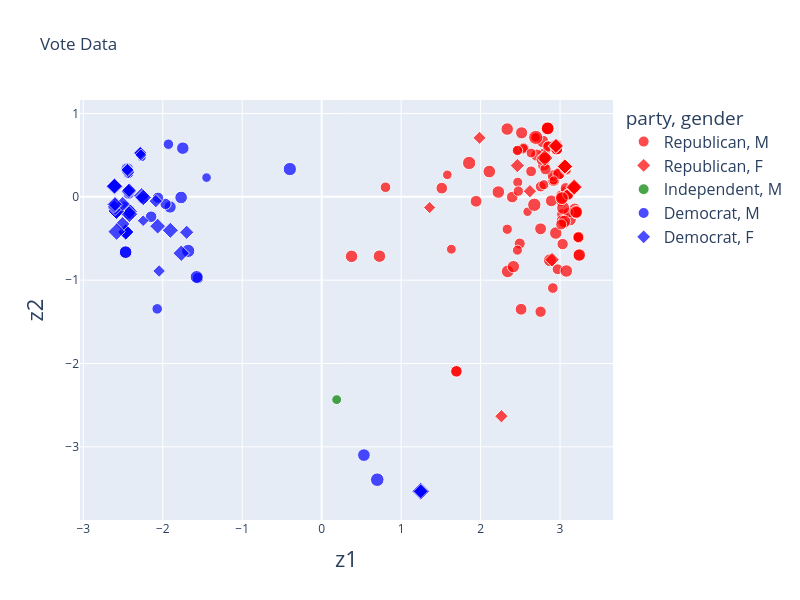

Write notebook code for a chart like this one.
### Markdown cell above
Then we can visualize this data all at once.

### Code cell
fig = px.scatter(vote_2d, x='z1', y='z2', color='party', symbol="gender", size='age',
           title='Vote Data', width=800, height=600, size_max=10,
           opacity = 0.7,
           color_discrete_map={'Democrat':'blue', 'Republican':'red', "Independent": "green"},
           hover_data=['first', 'last', 'state', 'party', 'gender', 'age'],
           render_mode="svg")

# Increase axis title size
fig.update_layout(
  xaxis_title=dict(font=dict(size=22)),
  yaxis_title=dict(font=dict(size=22))
)

# Increase legend text size
fig.update_layout(legend=dict(font=dict(size=16)))

### Figure 1 — Plotly figure (JSON) as saved in the notebook; plotly's stock layout.template omitted (floating-point values rounded to 4 significant figures; data arrays with more than 128 entries replaced by an {"elided": "..."} marker saying what was removed)
{"data": [{"customdata": {"elided": "184x6 mixed values"}, "hovertemplate": "party=%{customdata[3]}<br>gender=%{customdata[4]}<br>z1=%{x}<br>z2=%{y}<br>age=%{customdata[5]}<br>first=%{customdata[0]}<br>last=%{customdata[1]}<br>state=%{customdata[2]}<extra></extra>", "legendgroup": "Republican, M", "marker": {"color": "red", "opacity": 0.7, "size": {"elided": "184 int values"}, "sizemode": "area", "sizeref": 0.91, "symbol": "circle"}, "mode": "markers", "name": "Republican, M", "orientation": "v", "showlegend": true, "type": "scatter", "x": {"elided": "184 float values"}, "xaxis": "x", "y": {"elided": "184 float values"}, "yaxis": "y"}, {"customdata": [["Susan", "Brooks", "IN", "Republican", "F", 64], ["Liz", "Cheney", "WY", "Republican", "F", 58], ["Virginia", "Foxx", "NC", "Republican", "F", 81], ["Kay", "Granger", "TX", "Republican", "F", 81], ["Jenniffer", "González-Colón", "PR", "Republican", "F", 48], ["Vicky", "Hartzler", "MO", "Republican", "F", 64], ["Jaime", "Herrera Beutler", "WA", "Republican", "F", 46], ["Debbie", "Lesko", "AZ", "Republican", "F", 66], ["Cathy", "McMorris Rodgers", "WA", "Republican", "F", 55], ["Carol", "Miller", "WV", "Republican", "F", 74], ["Martha", "Roby", "AL", "Republican", "F", 48], ["Aumua", "Amata", "AS", "Republican", "F", 77], ["Elise", "Stefanik", "NY", "Republican", "F", 40], ["Ann", "Wagner", "MO", "Republican", "F", 62], ["Jackie", "Walorski", "IN", "Republican", "F", 61]], "hovertemplate": "party=%{customdata[3]}<br>gender=%{customdata[4]}<br>z1=%{x}<br>z2=%{y}<br>age=%{customdata[5]}<br>first=%{customdata[0]}<br>last=%{customdata[1]}<br>state=%{customdata[2]}<extra></extra>", "legendgroup": "Republican, F", "marker": {"color": "red", "opacity": 0.7, "size": [64, 58, 81, 81, 48, 64, 46, 66, 55, 74, 48, 77, 40, 62, 61], "sizemode": "area", "sizeref": 0.91, "symbol": "diamond"}, "mode": "markers", "name": "Republican, F", "orientation": "v", "showlegend": true, "type": "scatter", "x": [2.948, 2.899, 3.177, 3.061, 2.262, 3.061, 1.986, 3.177, 2.462, 2.807, 2.621, 1.247, 1.358, 3.061, 2.948], "xaxis": "x", "y": [0.6103, -0.7543, 0.1164, 0.3642, -2.632, 0.3642, 0.7084, 0.1164, 0.3749, 0.467, 0.06785, -3.533, -0.1287, 0.3642, 0.6103], "yaxis": "y"}, {"customdata": [["Justin", "Amash", "MI", "Independent", "M", 44]], "hovertemplate": "party=%{customdata[3]}<br>gender=%{customdata[4]}<br>z1=%{x}<br>z2=%{y}<br>age=%{customdata[5]}<br>first=%{customdata[0]}<br>last=%{customdata[1]}<br>state=%{customdata[2]}<extra></extra>", "legendgroup": "Independent, M", "marker": {"color": "green", "opacity": 0.7, "size": [44], "sizemode": "area", "sizeref": 0.91, "symbol": "circle"}, "mode": "markers", "name": "Independent, M", "orientation": "v", "showlegend": true, "type": "scatter", "x": [0.1889], "xaxis": "x", "y": [-2.434], "yaxis": "y"}, {"customdata": {"elided": "148x6 mixed values"}, "hovertemplate": "party=%{customdata[3]}<br>gender=%{customdata[4]}<br>z1=%{x}<br>z2=%{y}<br>age=%{customdata[5]}<br>first=%{customdata[0]}<br>last=%{customdata[1]}<br>state=%{customdata[2]}<extra></extra>", "legendgroup": "Democrat, M", "marker": {"color": "blue", "opacity": 0.7, "size": {"elided": "148 int values"}, "sizemode": "area", "sizeref": 0.91, "symbol": "circle"}, "mode": "markers", "name": "Democrat, M", "orientation": "v", "showlegend": true, "type": "scatter", "x": {"elided": "148 float values"}, "xaxis": "x", "y": {"elided": "148 float values"}, "yaxis": "y"}, {"customdata": {"elided": "91x6 mixed values"}, "hovertemplate": "party=%{customdata[3]}<br>gender=%{customdata[4]}<br>z1=%{x}<br>z2=%{y}<br>age=%{customdata[5]}<br>first=%{customdata[0]}<br>last=%{customdata[1]}<br>state=%{customdata[2]}<extra></extra>", "legendgroup": "Democrat, F", "marker": {"color": "blue", "opacity": 0.7, "size": [78, 59, 71, 70, 74, 72, 63, 48, 62, 58, 60, 71, 61, 52, 67, 81, 80, 62, 71, 67, 44, 65, 82, 55, 72, 76, 36, 49, 43, 74, 64, 51, 48, 57, 37, 74, 89, 59, 78, 74, 68, 68, 77, 87, 78, 70, 58, 49, 78, 70, 73, 80, 49, 46, 53, 64, 87, 88, 35, 43, 84, 69, 58, 50, 50, 83, 59, 80, 55, 74, 59, 65, 83, 52, 48, 45, 41, 56, 74, 59, 48, 51, 40, 38, 71, 86, 58, 82, 79, 56, 67], "sizemode": "area", "sizeref": 0.91, "symbol": "diamond"}, "mode": "markers", "name": "Democrat, F", "orientation": "v", "showlegend": true, "type": "scatter", "x": [-2.608, -2.283, -2.42, -2.608, -1.767, -2.608, -2.608, -2.608, -2.608, -2.608, -2.608, -2.608, -2.608, -2.443, -2.608, -2.608, -2.583, -2.608, -2.608, -2.608, -2.608, -2.425, -2.608, -1.699, -2.608, -2.608, -2.283, -2.087, -2.046, -2.265, -2.608, -2.608, -2.283, -2.608, -2.246, -2.245, -2.608, -2.608, -2.608, -2.608, -2.064, -2.608, -2.42, -2.608, -2.583, -1.904, -2.608, -2.436, -2.6, -2.608, -2.608, -2.608, -2.465, -2.447, -2.608, -2.608, 1.247, -2.608, -2.608, -2.608, 1.247, -2.465, 1.247, -2.608, -2.608, -2.608, -2.43, -2.608, -2.608, -2.465, -2.506, -2.599, -2.608, -2.283, -2.443, -2.283, -2.608, -2.608, -2.608, -2.504, -2.609, -2.608, -2.276, -2.608, -2.608, -2.608, -2.423, -2.581, -2.608, -2.6, -2.608], "xaxis": "x", "y": [0.128, 0.5261, -0.1745, 0.128, -0.6769, 0.128, 0.128, 0.128, 0.128, 0.128, 0.128, 0.128, 0.128, 0.3207, 0.128, 0.128, -0.1693, 0.128, 0.128, 0.128, 0.128, 0.06247, 0.128, -0.4255, 0.128, 0.128, 0.5261, -0.05139, -0.8898, 0.01273, 0.128, 0.128, 0.5261, 0.128, -0.2865, -0.007972, 0.128, 0.128, 0.128, 0.128, -0.352, 0.128, -0.2085, 0.128, -0.1693, -0.4017, 0.128, 0.2967, -0.09048, 0.128, 0.128, 0.128, -0.4218, 0.3333, 0.128, 0.128, -3.533, 0.128, 0.128, 0.128, -3.533, -0.4218, -3.533, 0.128, 0.128, 0.128, 0.06386, 0.128, 0.128, -0.4218, -0.3253, -0.1317, 0.128, 0.5261, 0.3207, 0.5261, 0.128, 0.128, 0.128, -0.0833, -0.114, 0.128, 0.502, 0.128, 0.128, 0.128, 0.08015, -0.4176, 0.128, -0.09048, 0.128], "yaxis": "y"}], "layout": {"height": 600, "legend": {"font": {"size": 16}, "itemsizing": "constant", "title": {"text": "party, gender"}, "tracegroupgap": 0}, "title": {"text": "Vote Data"}, "width": 800, "xaxis": {"anchor": "y", "domain": [0, 1], "title": {"font": {"size": 22}, "text": "z1"}}, "yaxis": {"anchor": "x", "domain": [0, 1], "title": {"font": {"size": 22}, "text": "z2"}}}}
